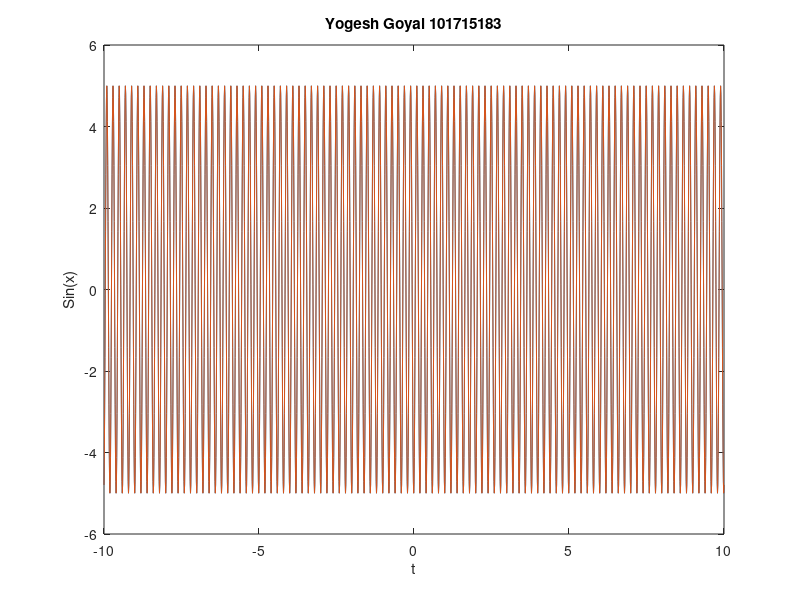

Source code (MATLAB):
clc
clear all
close all
freq=input('Enter the freq of the signal:');
amp=input('Enter the amplitude of the signal:');
phase1=input('Enter the phase angle of the signal:');
t=-10:0.01:10;
w=amp*sin((2*pi*freq*t)+phase1);
plot(t,w);
title('Yogesh Goyal 101715183')
xlabel('t')
ylabel('Sin(x)')
hold on
phase2=input('Enter the phase angle of the signal:');
w=amp*sin((2*pi*freq*t)+phase2);
plot(t,w);
hold off